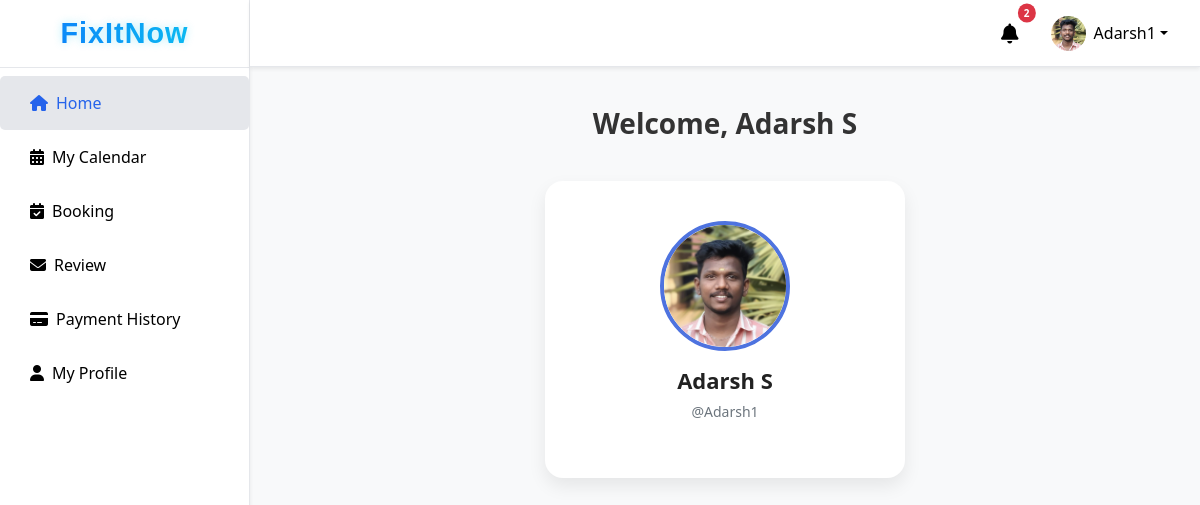
The app's page /technician-home/ (signed in) with its own data.
### fixapp/models.py (models this page shows, shortened)
class TechnicianRequest(models.Model):
    full_name = models.CharField(max_length=100)
    username = models.CharField(max_length=50, unique=True, null=True, blank=True)
    email = models.EmailField()
    phone = models.CharField(max_length=15)
    city = models.CharField(max_length=50)
    category = models.CharField(max_length=50)
    experience = models.PositiveIntegerField()
    profile_image = models.ImageField(upload_to="technician_profiles/", null=True, blank=True)
    document = models.FileField(upload_to="technician_docs/")
    id_proof = models.FileField(upload_to="id_proofs/", null=True, blank=True)
    password = models.CharField(max_length=128, null=True, blank=True)
    status = models.CharField(max_length=20, default="Pending")
    applied_on = models.DateTimeField(auto_now_add=True)
    latitude = models.FloatField(null=True, blank=True)
    longitude = models.FloatField(null=True, blank=True)

### fixapp/views.py (the view)
# urls.py: path('technician-home/', views.technician_home, name='technician_home'),
def technician_home(request):
    tech_id = request.session.get('technician_id')
    if not tech_id:
        messages.error(request, "Please login first.")
        return redirect("login")
    technician = TechnicianRequest.objects.filter(id=tech_id).first()
    if not technician:
        return redirect("login")
    notifications = Notification.objects.filter(
        recipient_type__in=["technicians", "both"],
        created_on__gte=technician.applied_on  # use applied_on
    ).order_by('-created_on')
    if technician.status == "Approved":
        return render(request, 'technician_page/technician_home.html', {
            'technician': technician,
            'notifications': notifications,
            'approved': True,  # flag for template
        })
    else:
        return render(request, 'technician_page/technician_home.html', {
            'technician': technician,
            'approved': False,  # flag for template
        })

### fixapp/context_processors.py (called while the page is built)
def notifications_processor(request):
    notifications = []
    if request.session.get('user_id'):
        notifications = Notification.objects.filter(
            recipient_type__in=["users", "both"]
        ).order_by('-created_on')
    return {'notifications': notifications}

def technician_notifications_processor(request):
    notifications = []
    if request.session.get('technician_id'):
        notifications = Notification.objects.filter(
            recipient_type__in=["technicians", "both"]
        ).order_by('-created_on')
    return {'tech_notifications': notifications}

### templates/technician_page/technician_home.html (shortened to what this page needs)
{% extends 'technician_page/technician_dashboard.html' %}
{% load static %}
{% block tech_home %}
<div class="tech-home-container">
    {% if approved %}
        <h2 class="welcome-text">Welcome, {{ technician.full_name }}</h2>
        <div class="profile-section">
            <div class="profile-card text-center">
                {% if technician.profile_image %}
                    <img src="{{ technician.profile_image.url }}" alt="Profile Picture" class="profile-img mb-3">
                {% else %}
                    <img src="{% static 'images/default_profile.png' %}" alt="Profile Picture" class="profile-img mb-3">
                {% endif %}
                <h4 class="username">{{ technician.full_name }}</h4>
                <p class="small text-secondary username-tag">@{{ technician.username }}</p>
            </div>
        </div>
    {% endif %}
</div>
{% endblock %}

### templates/technician_page/technician_dashboard.html (shortened to what this page needs)
{% load static %}
<!DOCTYPE html>
<html lang="en">
<head>
  <link href="https://cdn.jsdelivr.net/npm/bootstrap@5.3.2/dist/css/bootstrap.min.css" rel="stylesheet">
  <link href="https://cdn.jsdelivr.net/npm/bootstrap-icons@1.11.1/font/bootstrap-icons.css" rel="stylesheet">
  <link href="https://cdnjs.cloudflare.com/ajax/libs/font-awesome/6.4.0/css/all.min.css" rel="stylesheet">
  <link rel="stylesheet" href="{% static 'css/admin_dashboard.css' %}">
</head>
<body>
  <div class="d-flex">
    <nav id="sidebar" class="sidebar d-flex flex-column shadow-sm ">
      <div class="sidebar-header p-3 text-center">
        <h3 class="logo">FixItNow</h3>
      </div>
      <div class="sidebar-menu flex-grow-1">
        <ul class="nav flex-column mt-2">
          <li class="nav-item">
            <a href="{% url 'technician_home' %}"
              class="nav-link {% if request.resolver_match.url_name == 'technician_home' %}active{% endif %}">
              <i class="fas fa-home me-2"></i>Home
            </a>
          </li>
          {% if technician.status == "Approved" %}
          <li class="nav-item">
            <a href="{% url 'technician_calendar' %}"
              class="nav-link {% if request.resolver_match.url_name == 'technician_calendar' %}active{% endif %}">
              <i class="fas fa-calendar-alt me-2"></i>My Calendar
            </a>
          </li>
          <li class="nav-item"><a href="{% url 'technician_bookings' %}"
              class="nav-link {% if request.resolver_match.url_name == 'technician_bookings' %}active{% endif %}">
              <i class="fas fa-calendar-check me-2"></i>Booking</a>
          </li>
          <li class="nav-item"><a href="{% url 'technician_feedbacks' %}"
            class="nav-link {% if request.resolver_match.url_name == 'technician_feedbacks' %}active{% endif %} ">
            <i class="fas fa-envelope me-2"></i>Review</a>
          </li>
          <li class="nav-item">
            <a href="{% url 'technician_payment_history' %}"
              class="nav-link {% if request.resolver_match.url_name == 'technician_payment_history' %}active{% endif %}">
              <i class="fas fa-credit-card me-2"></i>Payment History
            </a>
          </li>
          <li class="nav-item">
            <a href="{% url 'technician_profile' %}"
              class="nav-link {% if request.resolver_match.url_name == 'technician_profile' %}active{% endif %}">
              <i class="fas fa-user me-2"></i>My Profile
            </a>
          </li>
          {% endif %}
        </ul>
      </div>
    </nav>
    <div class="flex-grow-1 main-area">
      <nav class="navbar navbar-expand-lg topbar shadow-sm px-4 d-flex justify-content-end">
        <ul class="navbar-nav d-flex align-items-center">
          <li class="nav-item dropdown me-3">
            <a class="nav-link position-relative" href="#" id="techNotificationDropdown" role="button"
              data-bs-toggle="dropdown" aria-expanded="false">
              <i class="fas fa-bell fa-lg"></i>
              {% if notifications.count %}
              <span class="badge-count">{{ notifications.count }}</span>
              {% endif %}
            </a>
          </li>
          {% if technician %}
          <li class="nav-item dropdown">
            <a class="nav-link dropdown-toggle d-flex align-items-center" href="#" role="button"
              data-bs-toggle="dropdown" aria-expanded="false">
              <img src="{{ technician.profile_image.url }}" alt="profile" class="rounded-circle me-2 profile-pic"
                width="35" height="35">
              {{ technician.username }}
            </a>
          </li>
          {% endif %}
        </ul>
      </nav>
      {% block tech_home %}
      {% endblock %}
    </div>
  </div>
</body>
</html>

### static/css/admin_dashboard.css (style rules this page uses)
body, html { height: 100%; margin: 0; font-family: "Segoe UI", sans-serif; }
.sidebar { width: 250px; height: 100vh; background-color: #ffffff; color: #000000; border-right: 1px solid #e5e7eb; position: fixed; overflow-y: auto; }
.sidebar-header { flex-shrink: 0; border-bottom: 1px solid #e5e7eb; background: #fff; }
.sidebar .logo { font-family: "Poppins", sans-serif; font-size: 1.8rem; font-weight: 700; letter-spacing: 1px; margin: 0; background: linear-gradient(90deg, #0d6efd, #0dcaf0); -webkit-background-clip: text; -webkit-text-fill-color: transparent; text-shadow: 0 0 8px rgba(13, 202, 240, 0.3); animation: logo-glow 3s infinite alternate; }
.sidebar-menu { overflow-y: auto; flex-grow: 1; }
.sidebar .nav-link { color: #000000; font-size: 16px; padding: 15px 5px; transition: background 0.2s, color 0.2s; padding-left: 30px; }
.nav-link:hover, .nav-link.active { background-color: #e5e7eb; color: #2563eb !important; border-radius: 5px; }
.main-area { margin-left: 250px; display: flex; flex-direction: column; height: 100vh; }
.topbar { background-color: #ffffff; border-bottom: 1px solid #e5e7eb; color: #000000; height: 67px; flex-shrink: 0; position: sticky; top: 0; z-index: 10; align-items: center; }
.topbar .navbar-nav .nav-link { color: #000000; }
.topbar .profile-pic { width: 35px; height: 35px; object-fit: cover; }
.welcome-text { text-align: center; margin-bottom: 30px; font-weight: bold; }
.badge-count { position: absolute; top: 0; right: 0; transform: translate(50%, -50%); background-color: #dc3545; color: #fff; font-size: 10px; padding: 2px 6px; border-radius: 50%; font-weight: bold; }
.welcome-text { text-align: center; font-weight: 700; font-size: 28px; color: #333; margin-bottom: 40px; }
.profile-section { display: flex; justify-content: center; align-items: center; }
.profile-card { background: #fff; width: 360px; border-radius: 18px; box-shadow: 0 8px 18px rgba(0, 0, 0, 0.08); padding: 40px 30px; transition: transform 0.3s ease; }
.profile-img { width: 130px; height: 130px; border-radius: 50%; object-fit: cover; border: 4px solid #4e73df; margin-bottom: 15px; }
.username { font-size: 22px; font-weight: 600; color: #222; }
.username-tag { font-size: 14px; color: #777; }
.welcome-text { font-weight: bold; margin-bottom: 30px; font-size: 28px; }
.tech-home-container { padding: 40px 20px; background-color: #f8f9fa; height: 100%; }
.text-center { text-align: center; }

### records on screen
TechnicianRequest: profile_image (picture), username "Adarsh1", full_name "Adarsh S"

### other values on screen
{{ notifications.count }} "2"
